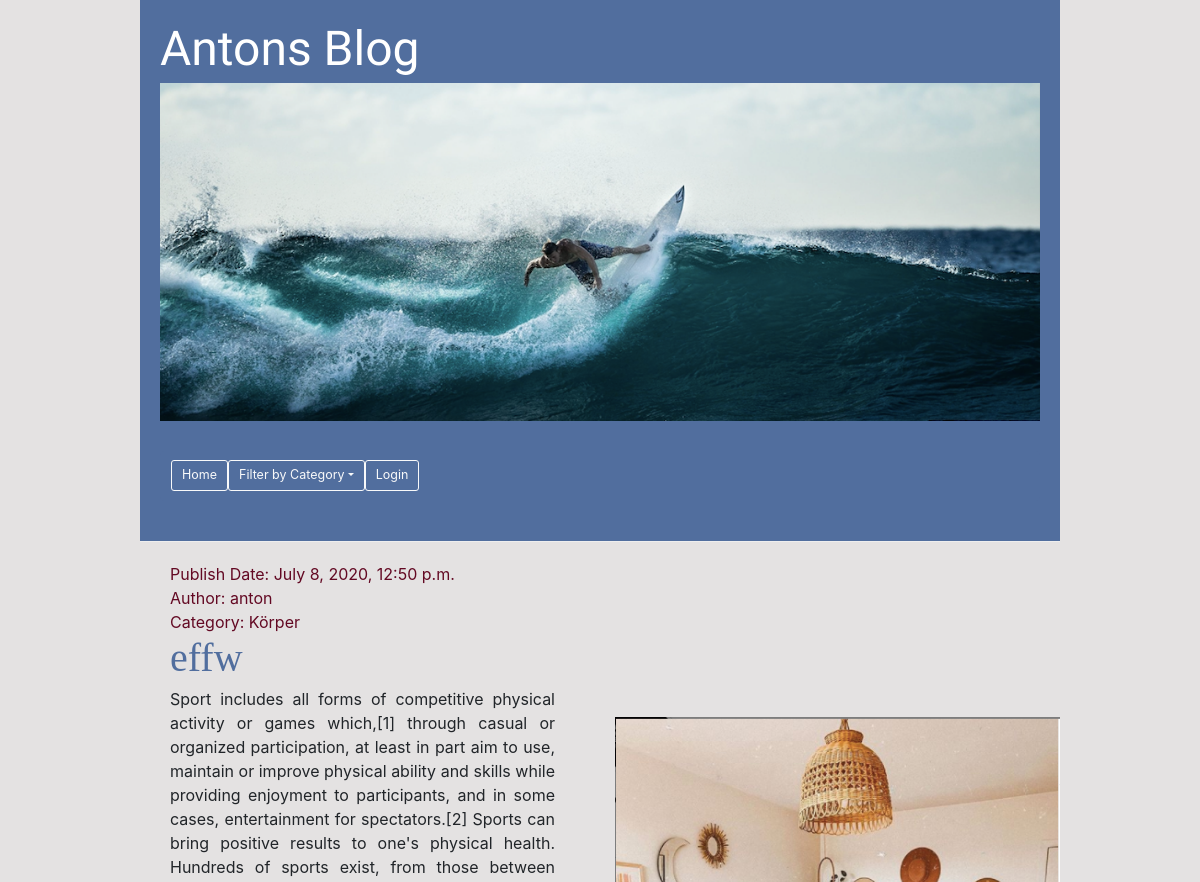
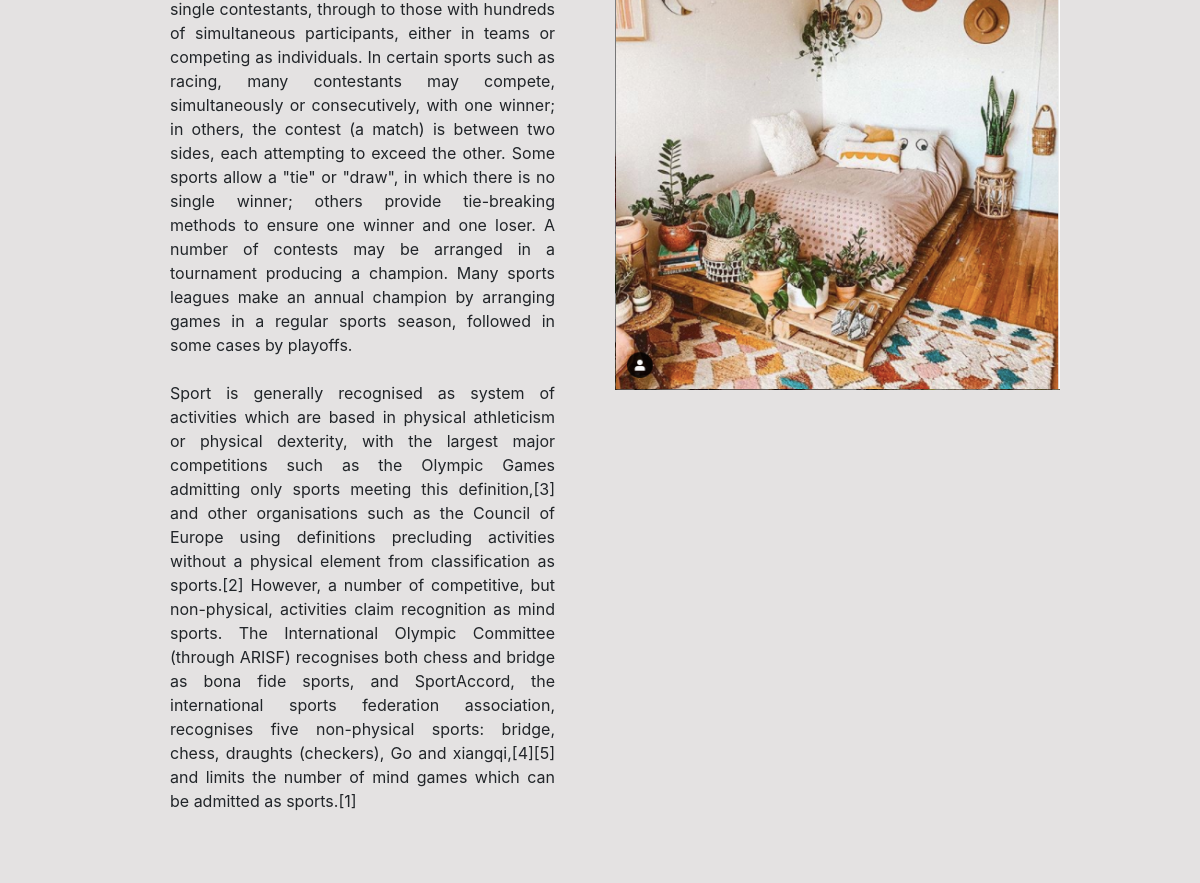
The app's page /post/7/, older data (2 pictures, top to bottom).
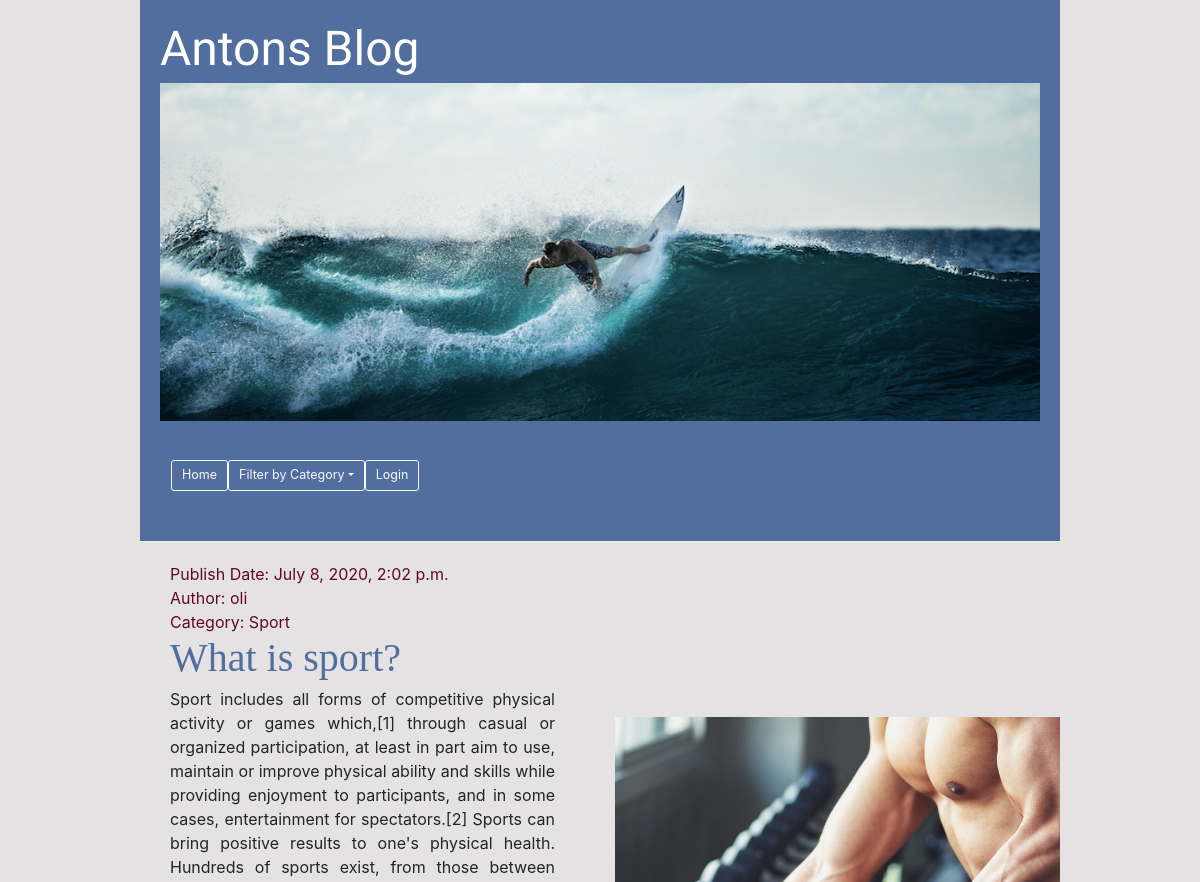
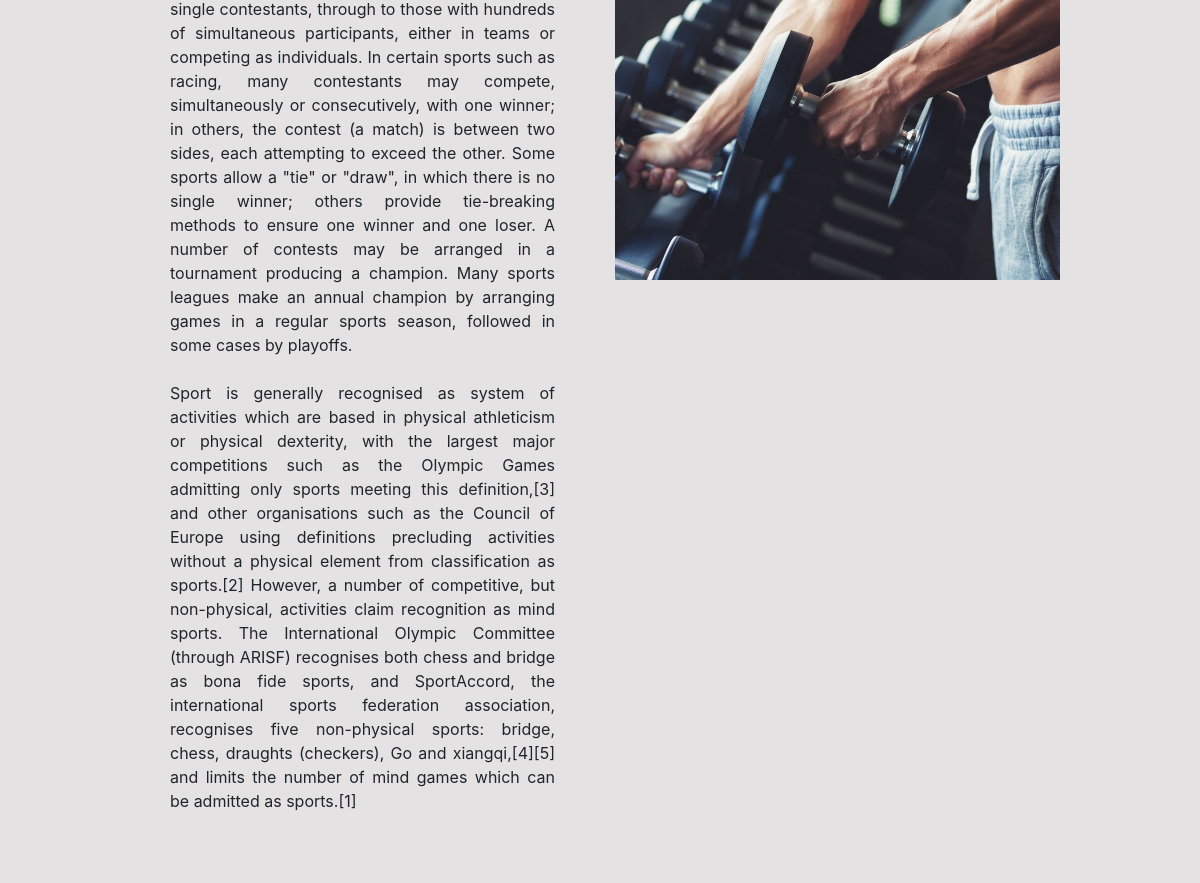
The same page, newer data (2 pictures, top to bottom).
### blog/models.py (models this page shows, shortened)
class Post(models.Model):
    author = models.ForeignKey(settings.AUTH_USER_MODEL, on_delete=models.CASCADE)
    title = models.CharField(max_length=200)
    text = models.TextField()
    created_date = models.DateTimeField(default=timezone.now)
    published_date = models.DateTimeField(blank=True, null=True)
    image = models.ImageField(null=True, upload_to='images/')
    CATEGORY1 = 'Food'
    CATEGORY2 = 'Body'
    CATEGORY3 = 'Lifestyle'
    CATEGORY4 = 'Sport'
    CATEGORY5 = 'Other'
    CATEGORY_CHOICES = [
        (CATEGORY1, 'Food'),
        (CATEGORY2, 'Body'),
        (CATEGORY3, 'Lifestyle'),
        (CATEGORY4, 'Sport'),
        (CATEGORY5, 'Other')
    ]
    category = models.CharField(
        blank=True,
        max_length=20,
        choices=CATEGORY_CHOICES,
    )

### blog/views.py (the view)
# urls.py: path('post/<int:pk>/', views.post_detail, name='post_detail'),
def post_detail(request, pk):
    post = get_object_or_404(Post, pk=pk)
    return render(request, 'blog/post_detail.html', {'post': post})

### blog/templates/blog/post_detail.html (shortened to what this page needs)
{% extends 'blog/base.html' %}
{% block content %}
<div class="row">
    <div class="col-lg-6">
    <div class="post">
        {% if post.published_date %}
        <div class="date">
            <a>Publish Date:  </a>{{ post.published_date }}
        </div>
        {% endif %}
        {% if post.author %}
        <div class="author">
            <a>Author:  </a>{{ post.author }}
        </div>
        {% endif %}
        <div class="category">
            <a>Category:  </a>{{ post.category }}
        </div>
        <h2><a>{{ post.title }}</a></h2>
        <p>{{ post.text|linebreaksbr }}</p>
    </div>
</div>
    <div class="col-lg-6" style="margin:155px 0px">
        {% if post.image %}
        <img class="img-responsive" src="{{ post.image.url}}" alt="{{ post.title }}" class="post-image">
        {% endif %}
    </div>
    </div>
{% endblock %}

### blog/templates/blog/base.html (shortened to what this page needs)
{% load static %}
<html>
    <head>
        <link rel="stylesheet" href="//maxcdn.bootstrapcdn.com/bootstrap/3.2.0/css/bootstrap.min.css">
        <link rel="stylesheet" href="//maxcdn.bootstrapcdn.com/bootstrap/3.2.0/css/bootstrap-theme.min.css">
        <link rel="stylesheet" href="https://stackpath.bootstrapcdn.com/bootstrap/4.5.0/css/bootstrap.min.css">
        <link rel="stylesheet" href="{% static 'css/blog.css' %}">
    </head>
  <div class="content container">
    <body>
        <div class="page-header">
            <h1><a href="/">Antons Blog</a></h1>
            <a href="/"><img class="img-responsive" src="{% static 'images/anton6.png' %}"  alt="Anton" style="width:100%"/></a>
            <nav class="navbar navbar-expand-lg navbar-light" style="background-color: #516e9e;">
                <a class="btn btn-outline-light btn-lg" href="/" role="button"> Home</a>
                <div class="dropdown">
                    <button class="btn btn-outline-light btn-lg dropdown-toggle" type="button" id="dropdownMenuButton" data-toggle="dropdown" aria-haspopup="true" aria-expanded="false">Filter by Category</button>
                </div>
                {% if user.is_anonymous %}
                <a class="btn btn-outline-light btn-lg my-2 my-sm-0" href="http://127.0.0.1:8000/admin/login/?next=/admin/" role="button">Login</a>
                {% endif %}
            </nav>
        </div>
            <div class="row">
                <div class="col-xs-12">
                    {% block content %}
                    {% endblock %}
                </div>
            </div>
        </div>
    </body>
</html>

### blog/static/css/blog.css (style rules this page uses)
.page-header h1, .page-header h1 a, .page-header h1 a:visited, .page-header h1 a:active { color: #ffffff; font-size: 36pt; text-decoration: none; }
.page-header { background-color: #516e9e; margin-top: 0; padding: 20px 20px 20px 20px; }
h1 a { font-family: 'Days One'; }
body { background-color: #e4e2e2; padding-left: 125px; padding-right: 125px; }
h2 a { font-family: 'Bradley Hand', cursive; font-size: 30pt; color: #516e9e; }
.content { margin-left: 0px; margin-right: 0px; }
.date { color: #630923; }
.author { color: #630923; }
.category { color: #630923; }
.post { margin-bottom: 70px; text-align: justify; text-justify: inter-word; font-size: 12pt; margin-left: 30px; margin-right: 30px; }
.post h2 a, .post h2 a:visited { color: #516e9e; }

### blog/templates/blog/base.html (style rules this page uses)
img { display: block;margin-bottom: 30px; }

Row changes from the older to the newer data that the page shows:
changed Post: published_date "July 8, 2020, 12:50 p.m." → "July 8, 2020, 2:02 p.m."; author "anton" → "oli"; category "Körper" → "Sport"; title "effw" → "What is sport?"; image: a different picture
